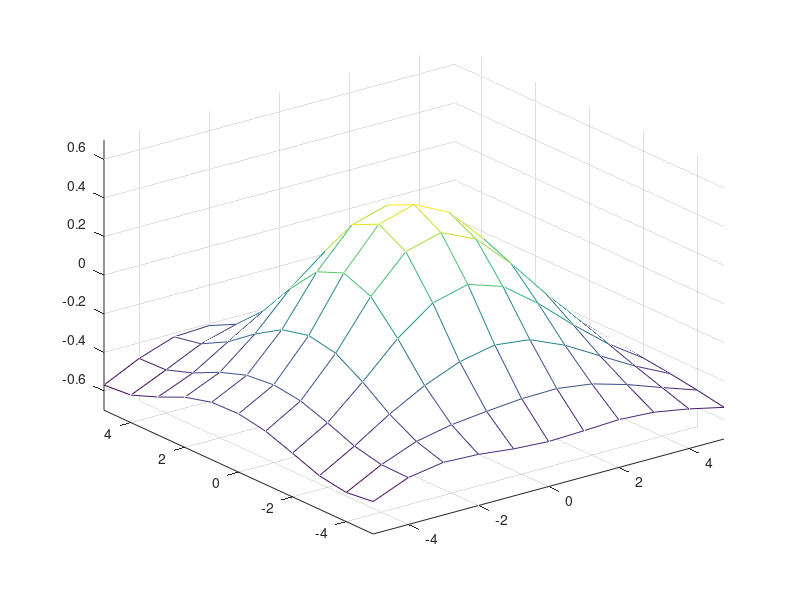
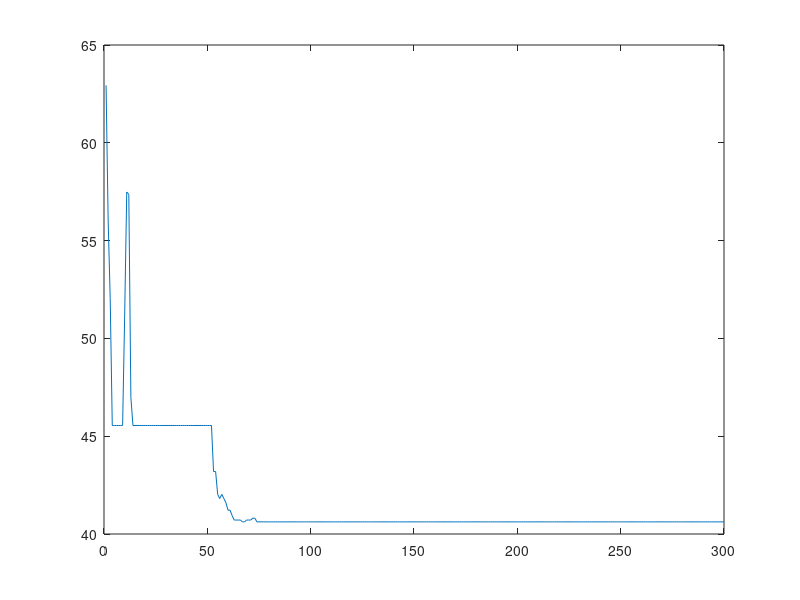

Recreate these plots in MATLAB, in order.
clear all
clc
close all

hidden = 50;
eta = 0.1;
epochs = 300;
alpha = 0.9;
error = ones(1,epochs);



%generate data
x=[-5:1:5]';
y=x;
z=exp(-x.*x*0.1) * exp(-y.*y*0.1)' - 0.5;

mesh (x, y, z);

gridsize = numel(x);
ndata = gridsize^2;

targets = reshape (z, 1, ndata);
[xx, yy] = meshgrid (x, y);
patterns = [reshape(xx, 1, ndata); reshape(yy, 1, ndata)];

[insize, mau] = size(patterns);
[outsize, mau] = size(targets);

pat = [patterns; ones(1, mau)];



%Generate initial weights
w = randn(hidden,insize+1).*0.15;
v = randn(outsize,hidden+1).*0.15;

dw = zeros(hidden,insize+1).*0.01;
dv = zeros(outsize,hidden+1).*0.01;

for epoch=1:epochs
    
    %forward pass
    hin = w * [patterns ; ones(1,ndata)];
    hout = [2 ./ (1+exp(-hin)) - 1 ; ones(1,ndata)];
    oin = v * hout;
    out = 2 ./ (1+exp(-oin)) - 1;

    %backward pass
    delta_o = (out - targets) .* ((1 + out) .* (1 - out)) * 0.5;
    delta_h = (v' * delta_o) .* ((1 + hout) .* (1 - hout)) * 0.5;
    delta_h = delta_h(1:hidden, :);
    


    %weight update
    dw = (dw .* alpha) - (delta_h * pat') .* (1-alpha);
    dv = (dv .* alpha) - (delta_o * hout') .* (1-alpha);
    w = w + dw .* eta;
    v = v + dv .* eta;
    
    zz = reshape(out, gridsize, gridsize);
    mesh(x,y,zz);
    axis([-5 5 -5 5 -0.7 0.7]);
    drawnow;
    
    error(epoch) = sum(sum(abs(sign(out) - targets)./2));
    
end
figure;
plot(error)